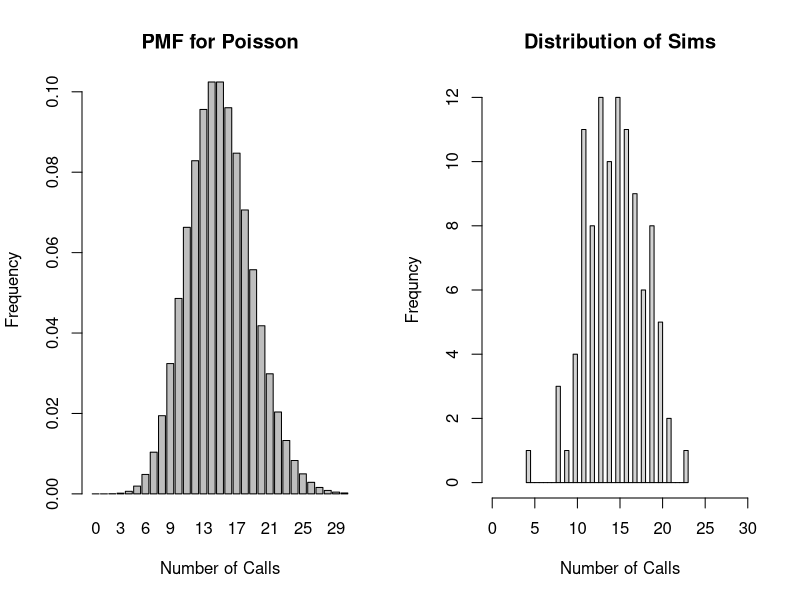

Generate this figure with R:
## ---- chunk 1
knitr::opts_chunk$set(echo = TRUE)
## ---- chunk 2
call.prob <- 1 - ppois(q=8, lambda=15) # Since the ppois function does 8 or less, so therefore you need to do 1 - ppois to get probability of 8 or more
call.prob
## ---- chunk 3
call.prob <- dpois(x=0, lambda=15)
call.prob
## ---- chunk 4
call.prob <- dpois(x=3, lambda=15)
call.prob
## ---- chunk 5
par(mfrow=c(1,2))
barplot(dpois(x=0:30, lambda=15), main="PMF for Poisson", xlab="Number of Calls", ylab="Frequency", names.arg = 0:30)
## ---- chunk 6
sims <- rpois(n=104, lambda=15)
hist(sims, xlim=c(0,30), main="Distribution of Sims", xlab="Number of Calls", ylab="Frequncy", breaks=30, freq=TRUE)
mean(sims)
var(sims)
